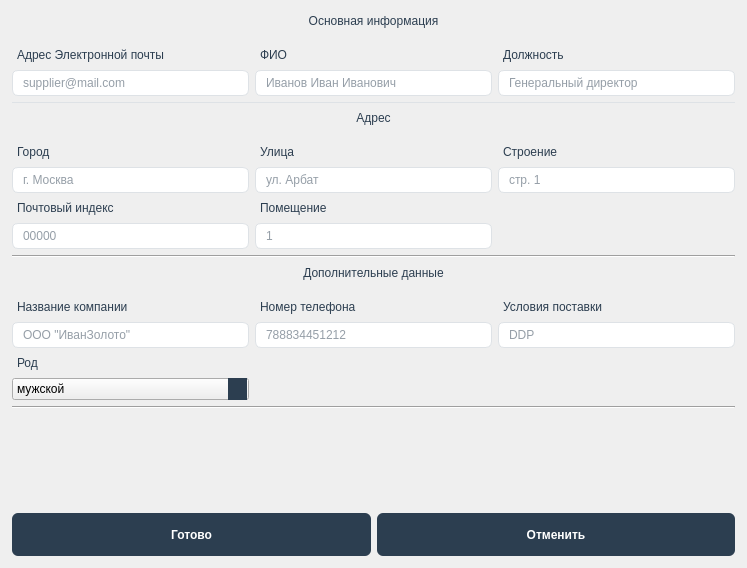
<?xml version="1.0" encoding="UTF-8"?>
<ui version="4.0">
 <class>MainWindow</class>
 <widget class="QMainWindow" name="MainWindow">
  <property name="geometry">
   <rect>
    <x>0</x>
    <y>0</y>
    <width>747</width>
    <height>568</height>
   </rect>
  </property>
  <property name="font">
   <font>
    <family>Inter</family>
   </font>
  </property>
  <property name="windowTitle">
   <string>Добавить заказчика</string>
  </property>
  <property name="styleSheet">
   <string notr="true">QQMainWindow {
    background-color: #f5f7fa;
}

/* ===== ЦЕНТРАЛЬНЫЙ ВИДЖЕТ ===== */
QWidget#centralWidget {
    background-color: #f5f7fa;
    padding: 15px;
}

/* ===== ТАБЛИЦА (Основной виджет) ===== */
QTableWidget {
    background-color: #ffffff;
    gridline-color: #dee2e6;
    border: 1px solid #dee2e6;
    border-radius: 10px;
    font-family: 'Inter';
    font-size: 12px;
    selection-background-color: #e3f2fd;
    selection-color: #1565c0;
    alternate-background-color: #f8f9fa;
    padding: 2px;
}

/* Заголовки столбцов таблицы */
QHeaderView::section {
    background-color: #2c3e50;
    color: white;
    padding: 12px 15px;
    border: none;
    font-weight: 600;
    font-size: 13px;
    border-right: 1px solid #34495e;
    border-bottom: 2px solid #1a252f;
    text-align: left;
}

QHeaderView::section:first {
    border-top-left-radius: 9px;
    padding-left: 20px;
}

QHeaderView::section:last {
    border-top-right-radius: 9px;
    border-right: none;
}

/* Ячейки таблицы */
QTableWidget::item {
    padding: 10px 15px;
    border-bottom: 1px solid #f1f3f5;
}

/* Чередование строк таблицы */
QTableWidget::item:nth-child(even) {
    background-color: #f8f9fa;
}

QTableWidget::item:nth-child(odd) {
    background-color: #ffffff;
}

/* Выделенная строка */
QTableWidget::item:selected {
    background-color: #e3f2fd;
    color: #1565c0;
    font-weight: 500;
    border-left: 3px solid #2196f3;
}



/* Кнопки действий */
QPushButton#addButton {
    background-color: #27ae60;
}

QPushButton#addButton:hover {
    background-color: #2ecc71;
}

QPushButton#deleteButton {
    background-color: #e74c3c;
}

QPushButton#deleteButton:hover {
    background-color: #c0392b;
}

QPushButton#editButton {
    background-color: #3498db;
}

QPushButton#editButton:hover {
    background-color: #2980b9;
}

QPushButton#exportButton {
    background-color: #9b59b6;
}

QPushButton#exportButton:hover {
    background-color: #8e44ad;
}

/* ===== ПАНЕЛЬ ИНСТРУМЕНТОВ ===== */
QToolBar {
    background-color: #2c3e50;
    border: none;
    padding: 5px;
    spacing: 10px;
    border-bottom: 2px solid #1a252f;
}

QToolBar QToolButton {
    background-color: transparent;
    color: white;
    padding: 8px;
    border-radius: 4px;
}

QToolBar QToolButton:hover {
    background-color: rgba(255, 255, 255, 0.1);
}

QToolBar QToolButton:pressed {
    background-color: rgba(255, 255, 255, 0.2);
}

/* ===== СТАТУС БАР ===== */
QStatusBar {
    background-color: #2c3e50;
    color: white;
    font-size: 11px;
    padding: 8px 15px;
    border-top: 1px solid #34495e;
}

QStatusBar QLabel {
    color: white;
    padding: 0 10px;
}

/* ===== МЕНЮ БАР ===== */
QMenuBar {
    background-color: #2c3e50;
    color: white;
    border-bottom: 2px solid #1a252f;
}

QMenuBar::item {
    background-color: transparent;
    padding: 8px 15px;
    border-radius: 4px;
}

QMenuBar::item:selected {
    background-color: rgba(255, 255, 255, 0.1);
}

QMenuBar::item:pressed {
    background-color: rgba(255, 255, 255, 0.2);
}

QMenu {
    background-color: #2c3e50;
    color: white;
    border: 1px solid #34495e;
    border-radius: 6px;
    padding: 5px;
}

QMenu::item {
    padding: 8px 30px 8px 20px;
    border-radius: 4px;
}

QMenu::item:selected {
    background-color: rgba(255, 255, 255, 0.1);
}

QMenu::separator {
    height: 1px;
    background-color: #34495e;
    margin: 5px 10px;
}

/* ===== ПАНЕЛЬ ИНСТРУМЕНТОВ СЛЕВА/СПРАВА ===== */
QDockWidget {
    background-color: #ffffff;
    border: 1px solid #dee2e6;
    border-radius: 8px;
    font-size: 12px;
    titlebar-close-icon: url(close.png);
    titlebar-normal-icon: url(float.png);
}

QDockWidget::title {
    background-color: #2c3e50;
    color: white;
    padding: 10px;
    border-top-left-radius: 7px;
    border-top-right-radius: 7px;
    text-align: center;
    font-weight: 600;
}

/* ===== ГРУППОВЫЕ БОКСЫ ===== */
QGroupBox {
    background-color: white;
    border: 1px solid #dee2e6;
    border-radius: 8px;
    margin-top: 10px;
    padding-top: 15px;
    font-weight: 600;
    font-size: 13px;
    color: #2c3e50;
}

QGroupBox::title {
    subcontrol-origin: margin;
    left: 15px;
    padding: 0 10px;
    background-color: #2c3e50;
    color: white;
    border-radius: 4px;
}

/* ===== МЕТКИ ===== */
QLabel {
    color: #2c3e50;
    font-size: 12px;
    padding: 2px;
}

QLabel#titleLabel {
    font-size: 16px;
    font-weight: 700;
    color: #2c3e50;
}

QLabel#totalLabel {
    font-size: 14px;
    font-weight: 600;
    color: #2c3e50;
    padding: 10px;
    background-color: #e8f5e9;
    border-radius: 6px;
    border: 1px solid #c8e6c9;
}



QLineEdit:focus, QComboBox:focus, QDateEdit:focus {
    border: 1px solid #3498db;
    background-color: #f8fdff;
}

QComboBox::drop-down {
    border: none;
    background-color: #2c3e50;
    border-radius: 0 5px 5px 0;
    width: 25px;
}

QComboBox::down-arrow {
    image: url(down_arrow.png);
    width: 12px;
    height: 6px;
}

/* ===== ПОЛОСЫ ПРОКРУТКИ ===== */
QScrollBar:vertical {
    border: none;
    background: #f8f9fa;
    width: 12px;
    border-radius: 6px;
}

QScrollBar::handle:vertical {
    background: #b0bec5;
    border-radius: 6px;
    min-height: 30px;
}

QScrollBar::handle:vertical:hover {
    background: #78909c;
}

QScrollBar::add-line:vertical, QScrollBar::sub-line:vertical {
    height: 0px;
}

QScrollBar:horizontal {
    border: none;
    background: #f8f9fa;
    height: 12px;
    border-radius: 6px;
}

QScrollBar::handle:horizontal {
    background: #b0bec5;
    border-radius: 6px;
    min-width: 30px;
}

QScrollBar::handle:horizontal:hover {
    background: #78909c;
}

/* ===== СПИСОК (QListWidget) ===== */
QListWidget {
    background-color: white;
    border: 1px solid #dee2e6;
    border-radius: 8px;
    font-size: 12px;
    padding: 5px;
}

QListWidget::item {
    padding: 8px 12px;
    border-bottom: 1px solid #f1f3f5;
    border-radius: 4px;
}

QListWidget::item:selected {
    background-color: #e3f2fd;
    color: #1565c0;
    font-weight: 500;
}

/* ===== ДЕРЕВО (QTreeWidget) ===== */
QTreeWidget {
    background-color: white;
    border: 1px solid #dee2e6;
    border-radius: 8px;
    font-size: 12px;
}

QTreeWidget::item {
    padding: 8px;
    border-bottom: 1px solid #f1f3f5;
}

QTreeWidget::item:selected {
    background-color: #e3f2fd;
    color: #1565c0;
}

/* ===== ВКЛАДКИ (QTabWidget) ===== */
QTabWidget::pane {
    border: 1px solid #dee2e6;
    border-radius: 8px;
    background-color: white;
    margin-top: 5px;
}

QTabBar::tab {
    background-color: #f8f9fa;
    color: #2c3e50;
    padding: 10px 20px;
    margin-right: 2px;
    border-top-left-radius: 6px;
    border-top-right-radius: 6px;
    font-weight: 600;
}

QTabBar::tab:selected {
    background-color: #2c3e50;
    color: white;
}

QTabBar::tab:hover:!selected {
    background-color: #e9ecef;
}

/* ===== ПАНЕЛЬ ФИЛЬТРОВ ===== */
QWidget#filterPanel {
    background-color: white;
    border: 1px solid #dee2e6;
    border-radius: 8px;
    padding: 15px;
}

/* ===== СТАТУСНЫЕ ИКОНКИ ===== */
QLabel[status=&quot;success&quot;] {
    color: #27ae60;
    font-weight: 600;
}

QLabel[status=&quot;warning&quot;] {
    color: #f39c12;
    font-weight: 600;
}

QLabel[status=&quot;error&quot;] {
    color: #e74c3c;
    font-weight: 600;
}

/* ===== ФИНАНСОВЫЕ СТИЛИ (для таблицы) ===== */
QTableWidget::item[positive=&quot;true&quot;] {
    color: #27ae60;
    background-color: rgba(39, 174, 96, 0.1);
    font-weight: 600;
}

QTableWidget::item[negative=&quot;true&quot;] {
    color: #e74c3c;
    background-color: rgba(231, 76, 60, 0.1);
    font-weight: 600;
}

QTableWidget::item[zero=&quot;true&quot;] {
    color: #7f8c8d;
    font-style: italic;
}

/* ===== ИКОНКИ ===== */
QToolButton[iconOnly=&quot;true&quot;] {
    border: none;
    background-color: transparent;
    padding: 5px;
    border-radius: 4px;
}

QToolButton[iconOnly=&quot;true&quot;]:hover {
    background-color: rgba(44, 62, 80, 0.1);
}

/* ===== РАЗДЕЛИТЕЛИ ===== */
QFrame#line {
    background-color: #dee2e6;
    border: none;
    min-height: 1px;
    max-height: 1px;
}

/* ===== ДИАЛОГОВЫЕ ОКНА ===== */
QDialog {
    background-color: #f5f7fa;
}

QDialog QLabel {
    color: #2c3e50;
}

QDialog QPushButton {
    min-width: 80px;
}</string>
  </property>
  <widget class="QWidget" name="centralwidget">
   <property name="font">
    <font>
     <family>Inter</family>
    </font>
   </property>
   <layout class="QVBoxLayout" name="verticalLayout">
    <property name="leftMargin">
     <number>12</number>
    </property>
    <property name="topMargin">
     <number>12</number>
    </property>
    <property name="rightMargin">
     <number>12</number>
    </property>
    <property name="bottomMargin">
     <number>12</number>
    </property>
    <item>
     <widget class="QLabel" name="label_10">
      <property name="font">
       <font>
        <pointsize>-1</pointsize>
       </font>
      </property>
      <property name="text">
       <string>Основная информация</string>
      </property>
      <property name="alignment">
       <set>Qt::AlignmentFlag::AlignCenter</set>
      </property>
     </widget>
    </item>
    <item>
     <layout class="QHBoxLayout" name="horizontalLayout_2">
      <property name="topMargin">
       <number>0</number>
      </property>
      <item>
       <layout class="QGridLayout" name="gridLayout">
        <property name="topMargin">
         <number>10</number>
        </property>
        <item row="2" column="3">
         <widget class="QLineEdit" name="postLine">
          <property name="font">
           <font>
            <pointsize>-1</pointsize>
           </font>
          </property>
          <property name="styleSheet">
           <string notr="true">QLineEdit, QComboBox, QDateEdit, QSpinBox, QDoubleSpinBox {
    background-color: white;
    border: 1px solid #dee2e6;
    border-radius: 6px;
    padding: 4px 8px;
    font-size: 12px;
    color: #2c3e50;
    min-height: 8px;
    selection-background-color: #e3f2fd;
}</string>
          </property>
          <property name="placeholderText">
           <string>Генеральный директор</string>
          </property>
         </widget>
        </item>
        <item row="1" column="3">
         <widget class="QLabel" name="label_2">
          <property name="font">
           <font>
            <pointsize>-1</pointsize>
           </font>
          </property>
          <property name="text">
           <string>Должность</string>
          </property>
         </widget>
        </item>
        <item row="2" column="1">
         <widget class="QLineEdit" name="nameLine">
          <property name="font">
           <font>
            <pointsize>-1</pointsize>
           </font>
          </property>
          <property name="styleSheet">
           <string notr="true">QLineEdit, QComboBox, QDateEdit, QSpinBox, QDoubleSpinBox {
    background-color: white;
    border: 1px solid #dee2e6;
    border-radius: 6px;
    padding: 4px 8px;
    font-size: 12px;
    color: #2c3e50;
    min-height: 8px;
    selection-background-color: #e3f2fd;
}</string>
          </property>
          <property name="text">
           <string/>
          </property>
          <property name="placeholderText">
           <string>Иванов Иван Иванович</string>
          </property>
         </widget>
        </item>
        <item row="1" column="1">
         <widget class="QLabel" name="label">
          <property name="font">
           <font>
            <pointsize>-1</pointsize>
           </font>
          </property>
          <property name="text">
           <string>ФИО</string>
          </property>
         </widget>
        </item>
        <item row="2" column="0">
         <widget class="QLineEdit" name="emailLine">
          <property name="font">
           <font>
            <pointsize>-1</pointsize>
           </font>
          </property>
          <property name="styleSheet">
           <string notr="true">QLineEdit, QComboBox, QDateEdit, QSpinBox, QDoubleSpinBox {
    background-color: white;
    border: 1px solid #dee2e6;
    border-radius: 6px;
    padding: 4px 8px;
    font-size: 12px;
    color: #2c3e50;
    min-height: 8px;
    selection-background-color: #e3f2fd;
}</string>
          </property>
          <property name="placeholderText">
           <string>supplier@mail.com</string>
          </property>
         </widget>
        </item>
        <item row="1" column="0">
         <widget class="QLabel" name="label_4">
          <property name="font">
           <font>
            <pointsize>-1</pointsize>
           </font>
          </property>
          <property name="text">
           <string>Адрес Электронной почты</string>
          </property>
         </widget>
        </item>
       </layout>
      </item>
     </layout>
    </item>
    <item>
     <widget class="Line" name="line">
      <property name="font">
       <font>
        <family>Segoe UI</family>
        <pointsize>9</pointsize>
        <bold>false</bold>
       </font>
      </property>
      <property name="orientation">
       <enum>Qt::Orientation::Horizontal</enum>
      </property>
     </widget>
    </item>
    <item>
     <widget class="QLabel" name="label_3">
      <property name="font">
       <font>
        <pointsize>-1</pointsize>
       </font>
      </property>
      <property name="text">
       <string>Адрес</string>
      </property>
      <property name="alignment">
       <set>Qt::AlignmentFlag::AlignCenter</set>
      </property>
     </widget>
    </item>
    <item>
     <layout class="QGridLayout" name="gridLayout_3">
      <property name="topMargin">
       <number>10</number>
      </property>
      <item row="0" column="1">
       <widget class="QLabel" name="label_7">
        <property name="font">
         <font>
          <pointsize>-1</pointsize>
         </font>
        </property>
        <property name="text">
         <string>Улица</string>
        </property>
       </widget>
      </item>
      <item row="2" column="1">
       <widget class="QLabel" name="label_9">
        <property name="font">
         <font>
          <pointsize>-1</pointsize>
         </font>
        </property>
        <property name="text">
         <string>Помещение</string>
        </property>
       </widget>
      </item>
      <item row="1" column="1">
       <widget class="QLineEdit" name="streetLine">
        <property name="font">
         <font>
          <pointsize>-1</pointsize>
         </font>
        </property>
        <property name="styleSheet">
         <string notr="true">QLineEdit, QComboBox, QDateEdit, QSpinBox, QDoubleSpinBox {
    background-color: white;
    border: 1px solid #dee2e6;
    border-radius: 6px;
    padding: 4px 8px;
    font-size: 12px;
    color: #2c3e50;
    min-height: 8px;
    selection-background-color: #e3f2fd;
}</string>
        </property>
        <property name="placeholderText">
         <string>ул. Арбат</string>
        </property>
       </widget>
      </item>
      <item row="2" column="0">
       <widget class="QLabel" name="label_8">
        <property name="font">
         <font>
          <pointsize>-1</pointsize>
         </font>
        </property>
        <property name="text">
         <string>Почтовый индекс</string>
        </property>
       </widget>
      </item>
      <item row="0" column="0">
       <widget class="QLabel" name="label_5">
        <property name="font">
         <font>
          <pointsize>-1</pointsize>
         </font>
        </property>
        <property name="text">
         <string>Город</string>
        </property>
       </widget>
      </item>
      <item row="1" column="2">
       <widget class="QLineEdit" name="buildingLine">
        <property name="font">
         <font>
          <pointsize>-1</pointsize>
         </font>
        </property>
        <property name="styleSheet">
         <string notr="true">QLineEdit, QComboBox, QDateEdit, QSpinBox, QDoubleSpinBox {
    background-color: white;
    border: 1px solid #dee2e6;
    border-radius: 6px;
    padding: 4px 8px;
    font-size: 12px;
    color: #2c3e50;
    min-height: 8px;
    selection-background-color: #e3f2fd;
}</string>
        </property>
        <property name="placeholderText">
         <string>стр. 1</string>
        </property>
       </widget>
      </item>
      <item row="0" column="2">
       <widget class="QLabel" name="label_6">
        <property name="font">
         <font>
          <pointsize>-1</pointsize>
         </font>
        </property>
        <property name="text">
         <string>Строение</string>
        </property>
       </widget>
      </item>
      <item row="1" column="0">
       <widget class="QLineEdit" name="cityLine">
        <property name="font">
         <font>
          <pointsize>-1</pointsize>
         </font>
        </property>
        <property name="styleSheet">
         <string notr="true">QLineEdit, QComboBox, QDateEdit, QSpinBox, QDoubleSpinBox {
    background-color: white;
    border: 1px solid #dee2e6;
    border-radius: 6px;
    padding: 4px 8px;
    font-size: 12px;
    color: #2c3e50;
    min-height: 8px;
    selection-background-color: #e3f2fd;
}</string>
        </property>
        <property name="placeholderText">
         <string>г. Москва</string>
        </property>
       </widget>
      </item>
      <item row="3" column="0">
       <widget class="QLineEdit" name="mailIndexLine">
        <property name="font">
         <font>
          <pointsize>-1</pointsize>
         </font>
        </property>
        <property name="styleSheet">
         <string notr="true">QLineEdit, QComboBox, QDateEdit, QSpinBox, QDoubleSpinBox {
    background-color: white;
    border: 1px solid #dee2e6;
    border-radius: 6px;
    padding: 4px 8px;
    font-size: 12px;
    color: #2c3e50;
    min-height: 8px;
    selection-background-color: #e3f2fd;
}</string>
        </property>
        <property name="placeholderText">
         <string>00000</string>
        </property>
       </widget>
      </item>
      <item row="3" column="1">
       <widget class="QLineEdit" name="roomLine">
        <property name="font">
         <font>
          <pointsize>-1</pointsize>
         </font>
        </property>
        <property name="styleSheet">
         <string notr="true">QLineEdit, QComboBox, QDateEdit, QSpinBox, QDoubleSpinBox {
    background-color: white;
    border: 1px solid #dee2e6;
    border-radius: 6px;
    padding: 4px 8px;
    font-size: 12px;
    color: #2c3e50;
    min-height: 8px;
    selection-background-color: #e3f2fd;
}</string>
        </property>
        <property name="placeholderText">
         <string>1</string>
        </property>
       </widget>
      </item>
     </layout>
    </item>
    <item>
     <widget class="Line" name="line_2">
      <property name="font">
       <font>
        <family>Segoe UI</family>
        <pointsize>9</pointsize>
        <bold>false</bold>
       </font>
      </property>
      <property name="orientation">
       <enum>Qt::Orientation::Horizontal</enum>
      </property>
     </widget>
    </item>
    <item>
     <widget class="QLabel" name="label_11">
      <property name="font">
       <font>
        <pointsize>-1</pointsize>
       </font>
      </property>
      <property name="text">
       <string>Дополнительные данные</string>
      </property>
      <property name="alignment">
       <set>Qt::AlignmentFlag::AlignCenter</set>
      </property>
     </widget>
    </item>
    <item>
     <layout class="QGridLayout" name="gridLayout_2">
      <property name="topMargin">
       <number>10</number>
      </property>
      <item row="0" column="2">
       <widget class="QLabel" name="label_14">
        <property name="text">
         <string>Условия поставки</string>
        </property>
       </widget>
      </item>
      <item row="1" column="2">
       <widget class="QLineEdit" name="condLine">
        <property name="styleSheet">
         <string notr="true">QLineEdit, QComboBox, QDateEdit, QSpinBox, QDoubleSpinBox {
    background-color: white;
    border: 1px solid #dee2e6;
    border-radius: 6px;
    padding: 4px 8px;
    font-size: 12px;
    color: #2c3e50;
    min-height: 8px;
    selection-background-color: #e3f2fd;
}</string>
        </property>
        <property name="placeholderText">
         <string>DDP</string>
        </property>
       </widget>
      </item>
      <item row="2" column="0">
       <widget class="QLabel" name="label_15">
        <property name="text">
         <string>Род</string>
        </property>
       </widget>
      </item>
      <item row="1" column="1">
       <widget class="QLineEdit" name="phoneNumLine">
        <property name="styleSheet">
         <string notr="true">QLineEdit, QComboBox, QDateEdit, QSpinBox, QDoubleSpinBox {
    background-color: white;
    border: 1px solid #dee2e6;
    border-radius: 6px;
    padding: 4px 8px;
    font-size: 12px;
    color: #2c3e50;
    min-height: 8px;
    selection-background-color: #e3f2fd;
}</string>
        </property>
        <property name="text">
         <string/>
        </property>
        <property name="placeholderText">
         <string>788834451212</string>
        </property>
       </widget>
      </item>
      <item row="1" column="0">
       <widget class="QLineEdit" name="companyNameLine">
        <property name="font">
         <font>
          <pointsize>-1</pointsize>
         </font>
        </property>
        <property name="styleSheet">
         <string notr="true">QLineEdit, QComboBox, QDateEdit, QSpinBox, QDoubleSpinBox {
    background-color: white;
    border: 1px solid #dee2e6;
    border-radius: 6px;
    padding: 4px 8px;
    font-size: 12px;
    color: #2c3e50;
    min-height: 8px;
    selection-background-color: #e3f2fd;
}</string>
        </property>
        <property name="text">
         <string/>
        </property>
        <property name="placeholderText">
         <string>ООО &quot;ИванЗолото&quot;</string>
        </property>
       </widget>
      </item>
      <item row="0" column="1">
       <widget class="QLabel" name="label_13">
        <property name="text">
         <string>Номер телефона</string>
        </property>
       </widget>
      </item>
      <item row="0" column="0">
       <widget class="QLabel" name="label_12">
        <property name="font">
         <font>
          <pointsize>-1</pointsize>
         </font>
        </property>
        <property name="text">
         <string>Название компании</string>
        </property>
       </widget>
      </item>
      <item row="3" column="0">
       <widget class="QComboBox" name="sexComboBox">
        <item>
         <property name="text">
          <string>мужской</string>
         </property>
        </item>
        <item>
         <property name="text">
          <string>женский</string>
         </property>
        </item>
       </widget>
      </item>
     </layout>
    </item>
    <item>
     <widget class="Line" name="line_3">
      <property name="font">
       <font>
        <family>Segoe UI</family>
        <pointsize>9</pointsize>
        <bold>false</bold>
       </font>
      </property>
      <property name="orientation">
       <enum>Qt::Orientation::Horizontal</enum>
      </property>
     </widget>
    </item>
    <item>
     <spacer name="horizontalSpacer">
      <property name="font">
       <font>
        <family>Segoe UI</family>
        <pointsize>9</pointsize>
        <bold>false</bold>
       </font>
      </property>
      <property name="orientation">
       <enum>Qt::Orientation::Vertical</enum>
      </property>
      <property name="sizeHint" stdset="0">
       <size>
        <width>40</width>
        <height>20</height>
       </size>
      </property>
     </spacer>
    </item>
    <item>
     <layout class="QHBoxLayout" name="horizontalLayout">
      <property name="topMargin">
       <number>0</number>
      </property>
      <item>
       <widget class="QPushButton" name="acceptButton">
        <property name="font">
         <font>
          <pointsize>-1</pointsize>
          <fontweight>DemiBold</fontweight>
         </font>
        </property>
        <property name="styleSheet">
         <string notr="true">QPushButton {
    background-color: #2c3e50;
    color: white;
    border: none;
    padding: 4px 4px;
    border-radius: 6px;
    font-weight: 600;
    font-size: 12px;
    min-height: 35px;
    min-width: 100px;
}

QPushButton:hover {
    background-color: #34495e;
    border: 1px solid #2c3e50;
}

QPushButton:pressed {
    background-color: #1a252f;
}</string>
        </property>
        <property name="text">
         <string>Готово</string>
        </property>
       </widget>
      </item>
      <item>
       <widget class="QPushButton" name="cancellButton">
        <property name="font">
         <font>
          <pointsize>-1</pointsize>
          <fontweight>DemiBold</fontweight>
         </font>
        </property>
        <property name="styleSheet">
         <string notr="true">QPushButton {
    background-color: #2c3e50;
    color: white;
    border: none;
    padding: 4px 4px;
    border-radius: 6px;
    font-weight: 600;
    font-size: 12px;
    min-height: 35px;
    min-width: 100px;
}

QPushButton:hover {
    background-color: #34495e;
    border: 1px solid #2c3e50;
}

QPushButton:pressed {
    background-color: #1a252f;
}</string>
        </property>
        <property name="text">
         <string>Отменить</string>
        </property>
       </widget>
      </item>
     </layout>
    </item>
   </layout>
  </widget>
 </widget>
 <resources/>
 <connections/>
</ui>
